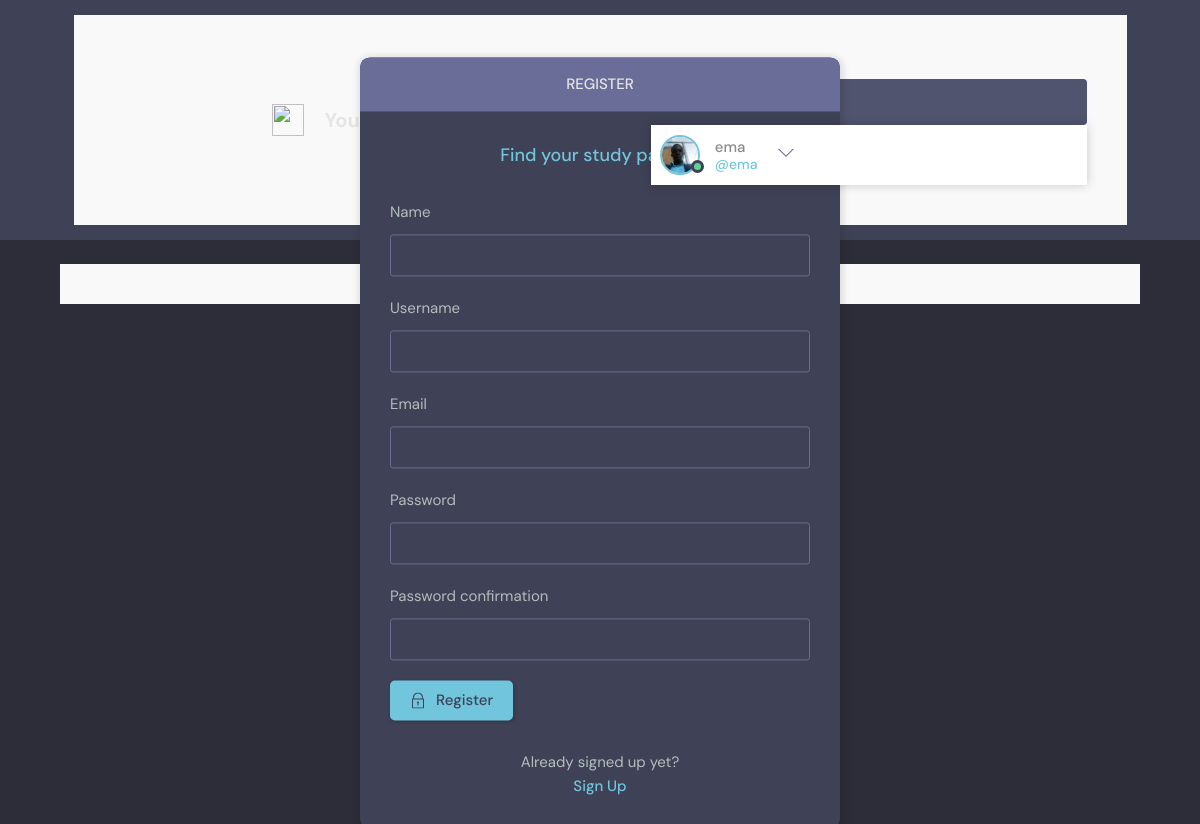
The app's page /register/ (signed in) with its own data.
### Learn/models.py (models this page shows)
class User(AbstractUser):
    name = models.CharField(max_length=200, null=True)
    email = models.EmailField(unique=True,  null=True)
    bio = models.TextField(null=True)
    avatar = models.ImageField(null=True, default="avatar.svg")
    USERNAME_FIELD = 'email'
    REQUIRED_FIELDS = []

### Learn/views.py (the view, shortened to what this page needs)
# urls.py: path('register/', views.registerPage, name="register"),
def registerPage(request):
    form = MyUserCreationForm()
    return render(request, 'learn/login_register.html', {'form': form})

### Learn/forms.py
class MyUserCreationForm(UserCreationForm):
    class Meta:
        model = User
        fields = ['name', 'username', 'email', 'password1', 'password2']

### Learn/templates/Learn/login_register.html (shortened to what this page needs)
{% extends 'main.html' %}
   {% block content %}
    <main class="auth layout">
      {% if page == 'login' %}
      <div class="container">
        <div class="layout__box">
          <div class="layout__boxHeader">
            <div class="layout__boxTitle">
              <h3>Login</h3>
            </div>
          </div>
          <div class="layout__body">
            <h2 class="auth__tagline">Find your study partner</h2>
            <form class="form" action="" method="POST">
                     {% csrf_token %}
              <div class="form__group form__group">
                <label for="room_name">Email</label>
                <input id="username" name="email" type="text" placeholder="e.g. dennis_ivy" />
              </div>
              <div class="form__group">
                <label for="password">Password</label>
                <input
                  id="password"
                  name="password"
                  type="password"
                  placeholder="&bull;&bull;&bull;&bull;&bull;&bull;&bull;&bull;"
                />
              </div>
              <button class="btn btn--main" type="submit">
                <svg
                  version="1.1"
                  xmlns="http://www.w3.org/2000/svg"
                  width="32"
                  height="32"
                  viewBox="0 0 32 32"
                >
                  <title>lock</title>
                  <path
                    d="M27 12h-1v-2c0-5.514-4.486-10-10-10s-10 4.486-10 10v2h-1c-0.553 0-1 0.447-1 1v18c0 0.553 0.447 1 1 1h22c0.553 0 1-0.447 1-1v-18c0-0.553-0.447-1-1-1zM8 10c0-4.411 3.589-8 8-8s8 3.589 8 8v2h-16v-2zM26 30h-20v-16h20v16z"
                  ></path>
                  <path
                    d="M15 21.694v4.306h2v-4.306c0.587-0.348 1-0.961 1-1.694 0-1.105-0.895-2-2-2s-2 0.895-2 2c0 0.732 0.413 1.345 1 1.694z"
                  ></path>
                </svg>
                Login
              </button>
            </form>
            <div class="auth__action">
              <p>Haven't signed up yet?</p>
              <a href="{% url 'register' %}" class="btn btn--link">Sign Up</a>
            </div>
          </div>
        </div>
      </div>
      {% else %}
      <div class="container">
        <div class="layout__box">
          <div class="layout__boxHeader">
            <div class="layout__boxTitle">
              <h3>Register</h3>
            </div>
          </div>
          <div class="layout__body">
            <h2 class="auth__tagline">Find your study partner</h2>
            <form class="form" action="" method="POST">
              {% for field in form %}
              <div class="form__group form__group">
                <label for="room_name">{{field.label}}</label>
                {{field}}
              </div>
             {% endfor %}
              <button class="btn btn--main" type="submit">
                Register
              </button>
            </form>
            <div class="auth__action">
              <p>Already signed up yet?</p>
              <a href="{% url 'login' %}" class="btn btn--link">Sign Up</a>
            </div>
          </div>
        </div>
      </div>
      {% endif %}
    </main>
    {% endblock %}

### templates/navbar.html (shortened to what this page needs)
{% load static %}
<header class="header header--loggedIn">
    <div class="container">
      <a href="{% url 'home' %}" class="header__logo">
        <img src="{% static 'images/logo.svg' %}" />
        <h1>YouLearn</h1>
        <div class="container">
          <a href="{% url 'video' %}">
        <h1>video</h1>
      </a>
      <form class="header__search" method="GET" action="{% url 'home' %}">
        <label>
          <input name="q" placeholder="Search for rooms..." />
        </label>
      </form>
      <nav class="header__menu">
        {% if request.user.is_authenticated %}
        <div class="header__user">
          <a href="{% url 'update-user' %}">
            <div class="avatar avatar--medium active">
              <img src="{{request.user.avatar.url}}" />
            </div>
            <p>{{request.user.username}}<span>@{{request.user.username}}</span></p>
          </a>
          <button class="dropdown-button">
            <svg version="1.1" xmlns="http://www.w3.org/2000/svg" width="32" height="32" viewBox="0 0 32 32">
              <title>chevron-down</title>
              <path d="M16 21l-13-13h-3l16 16 16-16h-3l-13 13z"></path>
            </svg>
          </button>
        </div>
        {% else %}
          <a href="{% url 'login' %}">
            <img src="{% static 'images/avatar.svg' %}" />
            <p>Login</p>
          </a>
        {% endif %}
      </nav>
    </div>
  </header>

### records on screen
User: user.avatar (picture), user.username "ema"

### other values on screen
{{ field.label }} "Name" "Username" "Email" "Password" "Password confirmation"
